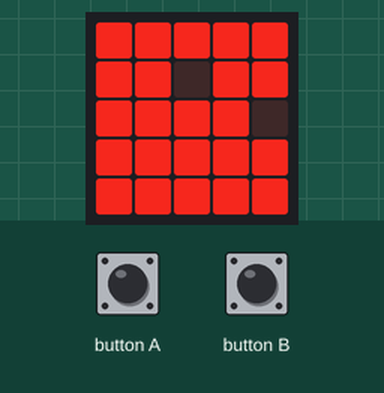
A program run on a simulated BBC micro:bit running MicroPython. On the bench: the board's 5×5 LED display. The inputs (shaded band) are chosen by the test bench. Dim RGB values are drawn brighter than linear; random numbers come from a fixed seed.

Above: at 1.29 s.
1.3 s: button A pressed for 1 s
At 2.0 s:
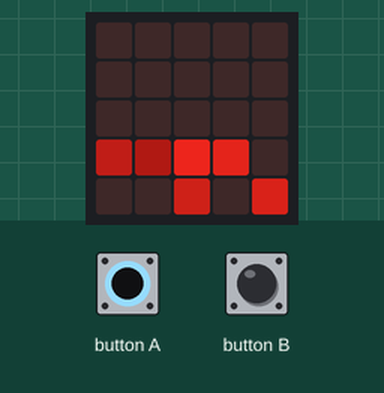
2.9 s: button A pressed for 0.15 s
3.6 s: button A pressed for 3.2 s
At 7.36 s:
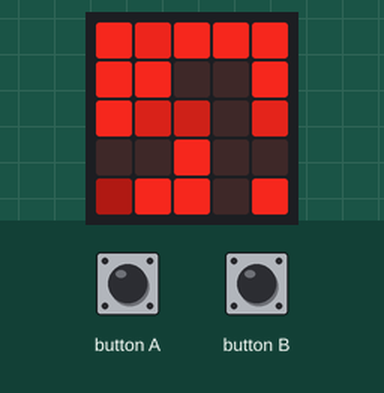
7.4 s: button A pressed for 0.15 s
8.1 s: button A pressed for 0.15 s
8.8 s: button A pressed for 1 s
At 10.56 s:
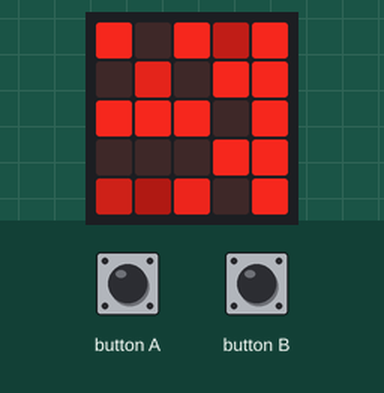
At 12.05 s:
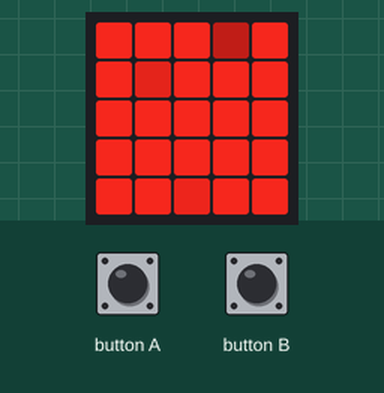

Measured:
- what the display in image 4 shows lasts 0.5 s, from 11.8 s to 12.3 s

The program:

eventV1.py
```python
from microbit import *
import random

## Micro event system
## First example
## FIXME:
##  Same time for every function
##  Context is boring to setup
Queue=[]
Context= { "be_happy": True, "a": False, "b": False, "prob": -1 }


def EventLoop(sleepTime):
    while True:
        for f in Queue:
            f(Context)
            sleep(sleepTime)

### Functions the event system will call

dots = [ [0]*5, [0]*5, [0]*5, [0]*5, [0]*5 ]

def led_dance(c):
    prob=c["prob"]
    # A/B pressed?
    ba=c["a"]
    bb=c["b"]
    # Turn on a off one if possible
    a=random.randrange(5)
    b=random.randrange(5)
    if( dots[a][b] != 0):
        # II chance choser
        b=random.randrange(5)
    dots[a][b] = 8
    display.set_pixel(a, b, dots[a][b])
    # run turn off cycle sometimes:
    # if I want a lot of thme active
    # if  ba:
    #     prob=min(prob+1,8)
    # if  bb:
    #     prob=max(0, prob-1)
    if ba:
        #if random.randrange(8) <= prob :
        for i in range(5):
            for j in range(5):
                dots[i][j] = max(dots[i][j] - 1, 0)
                display.set_pixel(i, j, dots[i][j])
    # Record the prob
    c["prob"]=prob

def buttons_test(c):
    c["a"]=False
    c["b"]=False
    if button_a.is_pressed():
        c["a"]=True
    if button_b.is_pressed():
        c["b"]=True

# def happy(c):
#     if c["be_happy"]:
#         display.show(Image.HAPPY)

# def sad(c):
#     if c["be_happy"] == False:
#         display.show(Image.SAD)

Queue=[ buttons_test, led_dance]
EventLoop(20)
```
